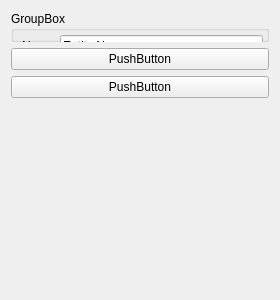
<?xml version="1.0" encoding="UTF-8"?>
<ui version="4.0">
 <class>Inspector</class>
 <widget class="QWidget" name="Inspector">
  <property name="geometry">
   <rect>
    <x>0</x>
    <y>0</y>
    <width>280</width>
    <height>300</height>
   </rect>
  </property>
  <property name="windowTitle">
   <string>Form</string>
  </property>
  <layout class="QVBoxLayout" name="verticalLayout">
   <item>
    <widget class="QGroupBox" name="groupBox">
     <property name="title">
      <string>GroupBox</string>
     </property>
     <widget class="QWidget" name="layoutWidget">
      <property name="geometry">
       <rect>
        <x>11</x>
        <y>24</y>
        <width>241</width>
        <height>22</height>
       </rect>
      </property>
      <layout class="QHBoxLayout" name="horizontalLayout">
       <item>
        <widget class="QLabel" name="label">
         <property name="text">
          <string>Name</string>
         </property>
        </widget>
       </item>
       <item>
        <widget class="QLineEdit" name="entity_name">
         <property name="text">
          <string>Entity Name</string>
         </property>
        </widget>
       </item>
      </layout>
     </widget>
    </widget>
   </item>
   <item>
    <widget class="QPushButton" name="pushButton">
     <property name="text">
      <string>PushButton</string>
     </property>
    </widget>
   </item>
   <item>
    <widget class="QPushButton" name="pushButton_2">
     <property name="text">
      <string>PushButton</string>
     </property>
    </widget>
   </item>
   <item>
    <spacer name="verticalSpacer">
     <property name="orientation">
      <enum>Qt::Vertical</enum>
     </property>
     <property name="sizeHint" stdset="0">
      <size>
       <width>20</width>
       <height>40</height>
      </size>
     </property>
    </spacer>
   </item>
  </layout>
 </widget>
 <resources/>
 <connections/>
</ui>
